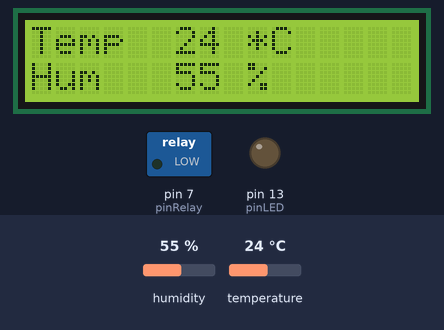
Simulated run of this sketch. Board: Arduino Uno, built with avr-gcc and run on an emulated ATmega328P. Parts: 16×2 character LCD, switched loads named in the sketch (green lamp = pin HIGH), output pins drawn as LEDs (lit = HIGH). Inputs (shaded band) come from the test bench; at power-on: temperature 24 °C, humidity 55 %. What the sketch prints to the serial monitor is not drawn.

Above: at 1.2 s.
1.3 s: temperature set to 27 °C
At 4.1 s:
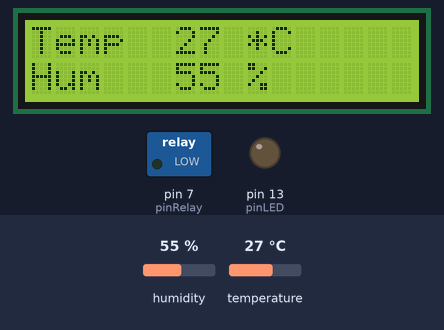
5.3 s: temperature set to 30 °C
At 6.8 s:
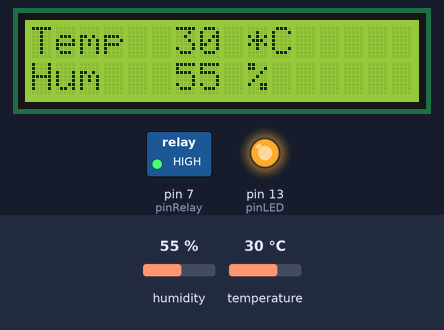
9.3 s: humidity set to 22 %
At 13.4 s:
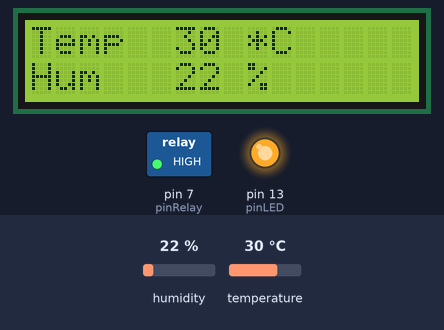
13.7 s: humidity set to 40 %
At 16.2 s:
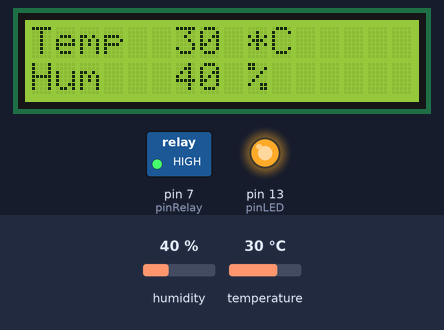
Timing chart, 0 to 17.7 s (numbered marks = the images above; inputs shaded):
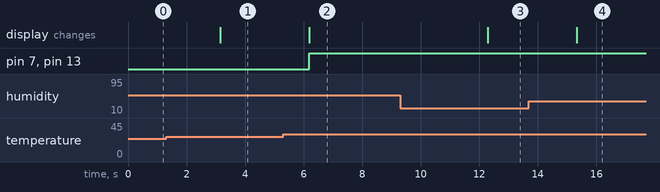

The sketch:

Auto_Fan.ino
```cpp
#include <SimpleDHT.h>
#include <LiquidCrystal_I2C.h>

int pinDHT11 = 2;
int pinRelay = 7;
int pinLED = 13;

SimpleDHT11 dht11;
LiquidCrystal_I2C lcd(0x27,16,2);  //LCD address : 0x27

void setup() {
  Serial.begin(9600);
  pinMode(pinRelay, OUTPUT);
  pinMode(pinLED, OUTPUT);
  lcd.init();
  lcd.backlight();
}

void loop() {
  byte temperature = 0;
  byte humidity = 0;
  if (dht11.read(pinDHT11, &temperature, &humidity, NULL)) {
    Serial.print("No Data");
    delay(1000);
    return;
  }

  //temporary
  lcd.setCursor(0, 0);
  lcd.print("Temp  ");
  lcd.print((int)temperature);
  lcd.print(" *C");

  //humidity
  lcd.setCursor(0, 1);
  lcd.print("Hum   ");
  lcd.print((int)humidity);
  lcd.print(" %");

  //control fan
  if(temperature > 28) {
    digitalWrite(pinRelay, HIGH);
    digitalWrite(pinLED, HIGH);
    Serial.println("fan On");
  } else {
    digitalWrite(pinRelay, LOW);
    digitalWrite(pinLED, LOW);
    Serial.println("fan Off");
  }

  delay(3*1000);
}
```

Measured:
- the behaviour switches between 28 and 29 °C on temperature (found by bisection; images 1 and 2)
- after the input at 1.3 s, the display: changes after 1.9 s (image 1)
- after the input at 5.3 s, pin 7 (pinRelay), pin 13 (pinLED): LOW → HIGH after 0.90 s; the display: changes after 0.90 s (image 2)
- after the input at 9.3 s, the display: changes after 3.0 s (image 3)
- after the input at 13.7 s, the display: changes after 1.6 s (image 4)
